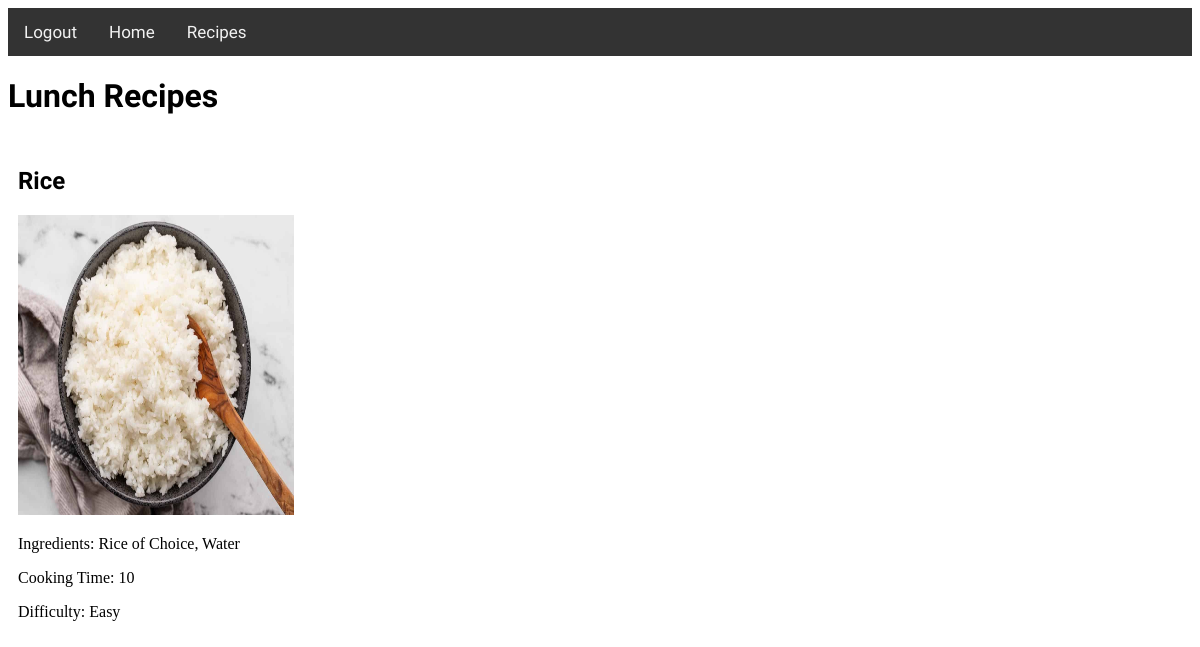
/lunches/, run on an earlier commit of the app's database.
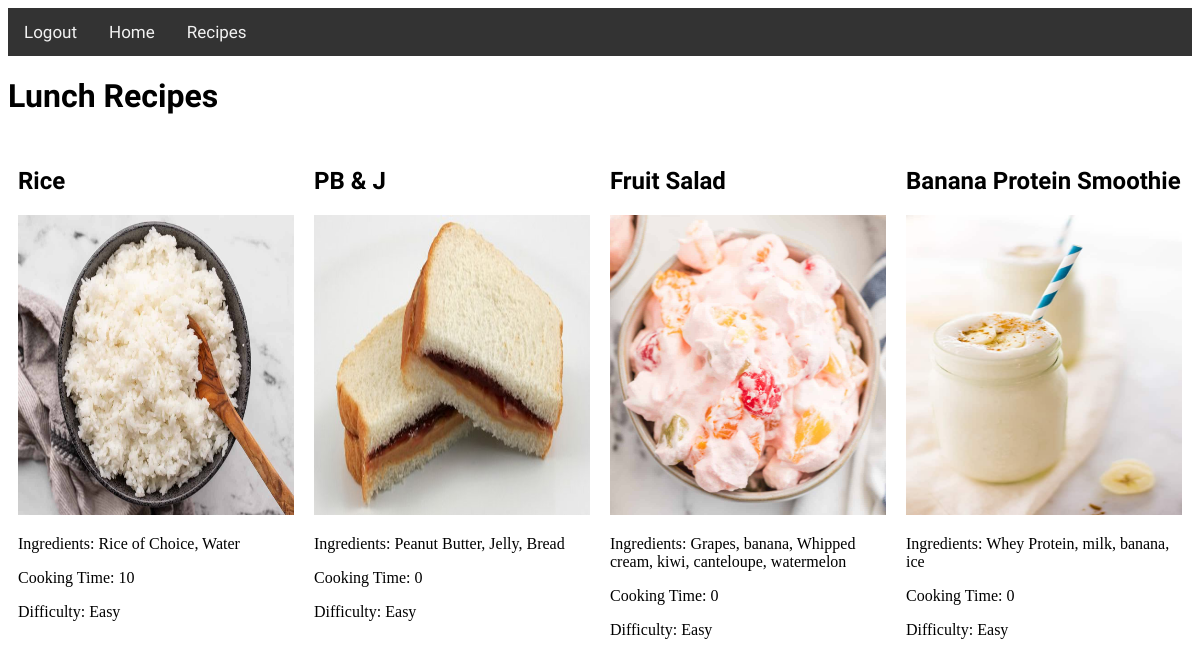
And on a later commit of the database.
### recipes/models.py (models this page shows, shortened)
class Recipe(models.Model):
    TYPE_CHOICES = (
        ('Breakfast', 'Breakfasts'),
        ('Lunch', 'Lunches'),
        ('Dinner', 'Dinners'),
    )
    id = models.AutoField(primary_key=True)
    recipe_name = models.CharField(max_length=255)
    ingredients = models.TextField()
    cooking_time = models.CharField(max_length=10)
    difficulty = models.CharField(max_length=50)
    pic = models.ImageField(upload_to='media/', null=True, blank=True)
    recipe_type = models.CharField(max_length=10, choices=TYPE_CHOICES, default='Breakfast')

### recipes/views.py (the view)
# urls.py: path('lunches/', views.lunches_view, name='lunches'),  # Add URL for lunches
def lunches_view(request):
    lunch_recipes = Recipe.objects.filter(recipe_type='Lunch')
    context = {'lunch_recipes': lunch_recipes}
    return render(request, 'lunches.html', context)

### recipes/templates/lunches.html (shortened to what this page needs)
<!DOCTYPE html>
<html>
<head>
</head>
<body>
    <nav class="topnav" id="myTopnav">
        <a href="{% url 'recipes:login' %}">Logout</a>
        <a href="{% url 'recipes:home' %}">Home</a>
        <a href="{% url 'recipes:list' %}">Recipes</a>
    </nav>
    <h1 style="font-family: 'Abel', sans-serif;">Lunch Recipes</h1>
    <div class="row">
        {% for recipe in lunch_recipes %}
            <div class="column">
                <div class="recipe-container">
                    <h2>{{ recipe.recipe_name }}</h2>
                    <img src="{{ recipe.pic.url }}" alt="{{ recipe.recipe_name }}">
                    <p>Ingredients: {{ recipe.ingredients }}</p>
                    <p>Cooking Time: {{ recipe.cooking_time }}</p>
                    <p>Difficulty: {{ recipe.difficulty }}</p>
                </div>
            </div>
        {% endfor %}
    </div>
</body>
</html>

### recipes/templates/lunches.html (style rules this page uses)
.row { display: flex; flex-wrap: wrap; }
.column { width: 25%; padding: 10px; box-sizing: border-box; }
img { width: 100%; height: 300px; transition: all 0.3s ease; cursor: pointer; }
h2 { font-family: 'Abel', sans-serif; font-size: 24px; text-align: left; margin-bottom: 20px; }
.topnav { overflow: hidden; background-color: #333; }
.topnav a { float: left; display: block; color: #f2f2f2; text-align: center; padding: 14px 16px; text-decoration: none; font-size: 17px; font-family: 'Abel', sans-serif; }

What changed in the data, as far as the page shows it:
added Recipe: recipe_name "PB & J", pic (picture), ingredients "Peanut Butter, Jelly, Bread", cooking_time "0", difficulty "Easy"
added Recipe: recipe_name "Fruit Salad", pic (picture), ingredients "Grapes, banana, Whipped cream, kiwi, canteloupe, watermelon", cooking_time "0", difficulty "Easy"
added Recipe: recipe_name "Banana Protein Smoothie", pic (picture), ingredients "Whey Protein, milk, banana, ice", cooking_time "0", difficulty "Easy"
